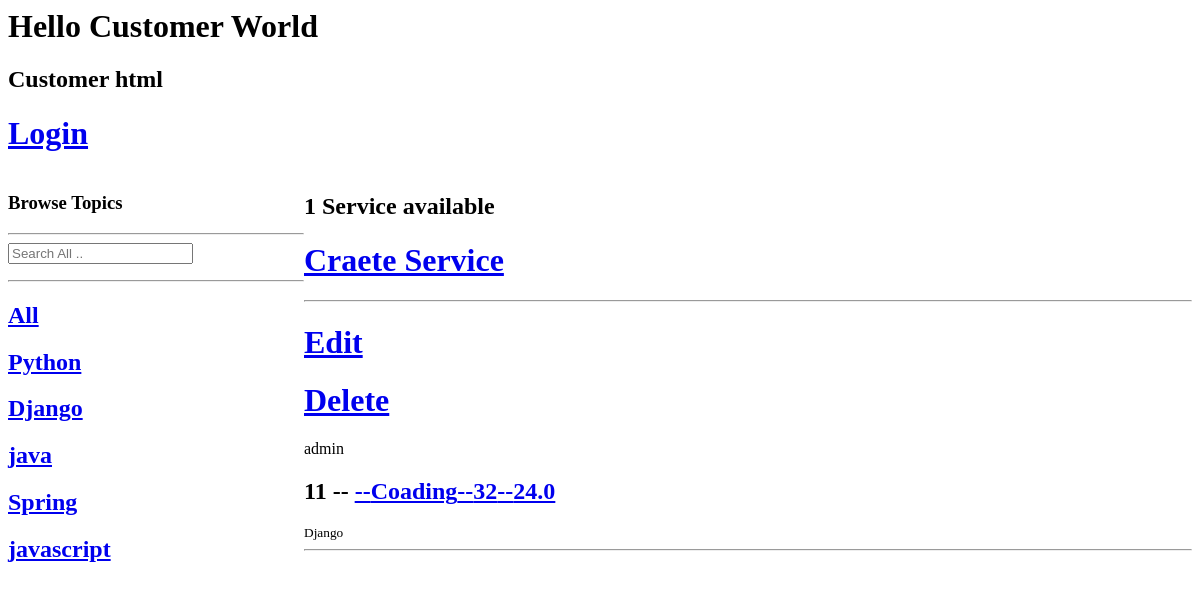
Page /customer/?q=Django on the earlier database version.
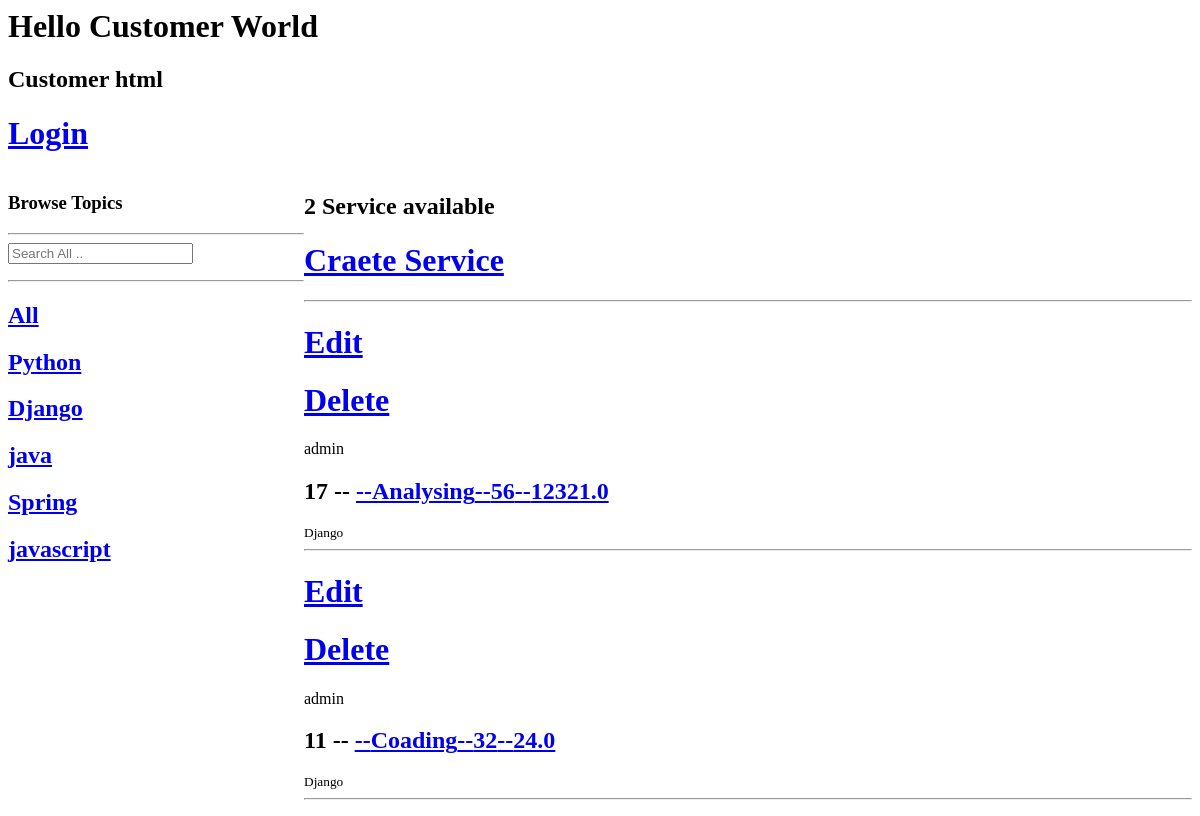
Same page on the later database version.
### customer/models.py (models this page shows)
class Topic(models.Model):
    name = models.CharField(max_length=200)
    def __str__(self):
        return self.name

class Service(models.Model):
    host =models.ForeignKey(User, on_delete=models.SET_NULL , null=True)
    topic = models.ForeignKey(Topic, on_delete=models.SET_NULL , null=True)
    Service_name = models.CharField(max_length=255)
    qty = models.IntegerField()
    price = models.FloatField()
    updated = models.DateTimeField(auto_now=True)
    created = models.DateTimeField(auto_now_add=True)
    class Meta:
        ordering = ['-updated','-created']

### customer/views.py (the view)
# urls.py: path('',include('customer.urls') ),
def customer(request):
    q = request.GET.get('q')if request.GET.get('q') != None else ''
    service = Service.objects.filter(
        Q(topic__name__icontains=q) |
        Q(Service_name__icontains =q) |
        Q(qty__icontains =q)|
        Q(price__icontains =q)
    )
    topic = Topic.objects.all()
    service_count = service.count()
    context = {'service': service , 'topics':topic , 'service_count':service_count}
    return render(request, 'customer.html',context)

### templates/customer.html (shortened to what this page needs)
    <h1>Hello Customer World </h1>
    <h2>Customer html</h2>
    <a href="{% url 'login' %}"><h1>Login</h1></a>
    <div class="service-container">
        <div>
            <h3>Browse Topics</h3>
            <hr>
                <form method="GET" action="{% url 'customer' %}">
                    <input type="text" name="q" placeholder="Search All .."/>
                </form>
            <hr>
                <div>
                    <a href="{% url 'customer' %}"><h2>All</h2></a>
                </div>
            {% for topic in topics %}
                <div>
                    <a href="{% url 'customer' %}?q={{ topic.name }}"><h2>{{ topic.name }}</h2></a>
                </div>
            {% endfor %}
        </div>
        <div>
        <h2>{{ service_count }}  Service available</h2>
            <a href="{% url 'create_Service' %}" ><h1>Craete Service</h1></a>
            <hr>
            {% for val in service %}
                    <div>
                        <a href="{% url 'update_service' val.id %}" ><h1>Edit</h1></a>
                        <a href="{% url 'delete_service' val.id %}" ><h1>Delete</h1></a>
                        <span>{{ val.host }}</span>
                        <h2>{{val.id }} -- <a href="{% url 'coading' val.id %}"> --{{ val.Service_name }}--{{ val.qty }}--{{ val.price }} </a></h2>
                        <small>{{ val.topic}}</small>
                    </div>
                <hr/>
            {% endfor %}
        </div>
    </div>

Differences in the rows shown:
added Service: host "admin", id "17", Service_name "Analysing", qty "56", price "12321.0", topic "Django"
Other differences:
{{ service_count }}: "1" → "2"
